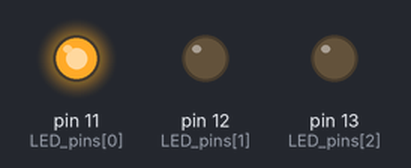
Recording of a sketch running on a simulated Arduino Uno, built with avr-gcc and run on an emulated ATmega328P. Parts: output pins drawn as LEDs (lit = HIGH).

Above: at 0.1 s.
At 0.6 s:
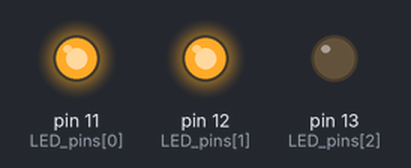
At 1.1 s:
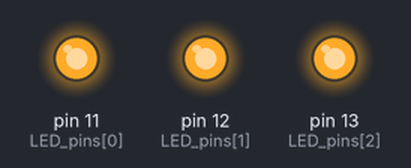
At 2.6 s:
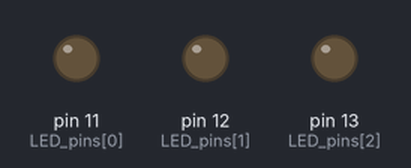
Timing chart, 0 to 4.1 s (numbered marks = the images above):
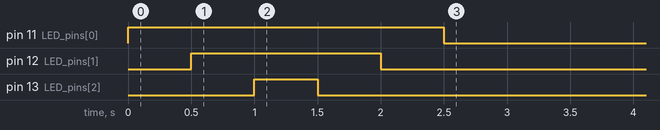

The sketch:

2_multiple_LEDs.ino
```cpp
// The pins of each LED are stored into an array
int LED_pins[] = {11, 12, 13};


void setup() {
    // Run the command pinMode( <...> , OUTPUT) for each LED pin
    for (byte i=0; i<= 2; i++) {
        pinMode(LED_pins[i], OUTPUT);
    }
}


void loop() {
    // Turn on each LED one by one
    for (byte i=0; i<= 2; i++) {
        digitalWrite(LED_pins[i], HIGH);
        delay(500);
    }

    // Turn off each LED one by one in reverse order
    for (byte i=2; i>=0; i--) {
        digitalWrite(LED_pins[i], LOW);
        delay(500);
    }

    // I want them to stay off for a sec to make the effect visible
    delay(1000);
}
```

Measured:
- by itself, pin 11 (LED_pins[0]): LOW → HIGH at 0.00 s, → LOW 2.5 s later
- by itself, pin 12 (LED_pins[1]): LOW → HIGH at 0.50 s, → LOW 1.5 s later
- by itself, pin 13 (LED_pins[2]): LOW → HIGH at 1.0 s, → LOW 0.50 s later
